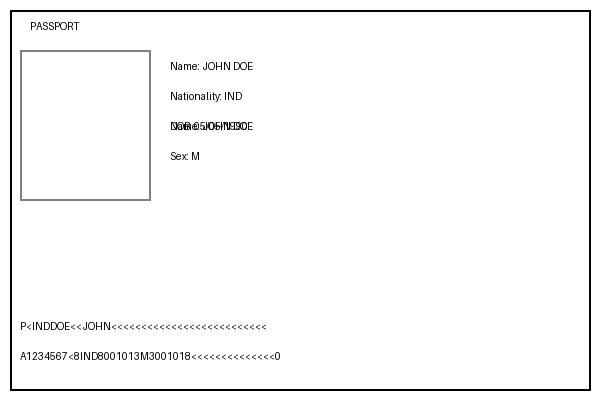
#> input picture Combined_App/sample_inputs/forged_sample.jpg, 600 x 400 px
$ python -i preprocessing.py   (imports and definitions only)
#> lines starting #> are read from the running program, lines starting #| are printed output that depends on the picture
#> further down, picture is the input picture: shape (400, 600, 3); min 0, max 255, mean 248.3
import cv2
import numpy as np

def detect_boundary_and_crop(image):
    """
    Detect document boundary and crop it.
    """
    gray = cv2.cvtColor(image, cv2.COLOR_BGR2GRAY)
    blurred = cv2.GaussianBlur(gray, (5, 5), 0)
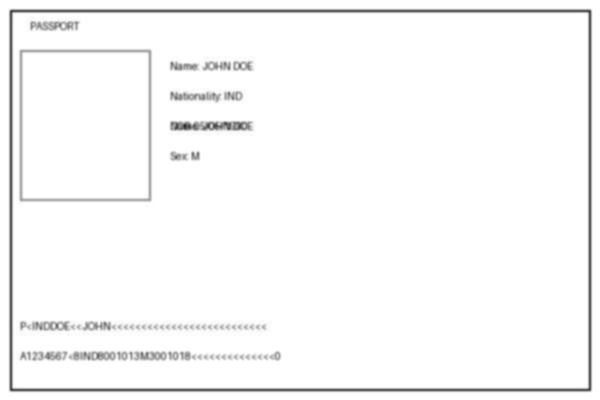
#> blurred: shape (400, 600); min 44, max 255, mean 248.3
    edged = cv2.Canny(blurred, 75, 200)
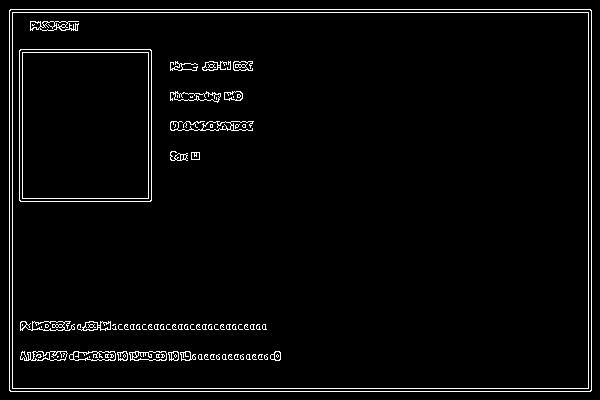
#> edged: shape (400, 600); 3.2% white in thin lines or dots

    contours, _ = cv2.findContours(edged.copy(), cv2.RETR_EXTERNAL, cv2.CHAIN_APPROX_SIMPLE)
#> contours = 1 item

    if not contours:
        return image # return original if no boundary found

    c = max(contours, key=cv2.contourArea)
#> c = [[10, 9], [9, 10], [9, 390], [10, 391], [590, 391], [591, 390], [591, 10], [590, 9]]
    x, y, w, h = cv2.boundingRect(c)
#> x = 9; y = 9; w = 583; h = 383

    # Check if the cropped region is reasonably large, otherwise it's just noise
    if w * h > 0.3 * image.shape[0] * image.shape[1]:
        return image[y:y+h, x:x+w]
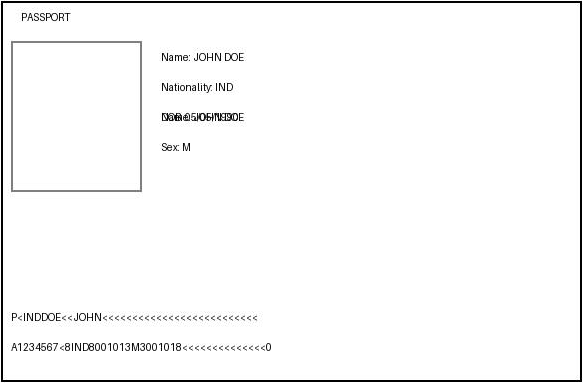
#> returned value: shape (383, 583, 3); min 0, max 255, mean 247.8
    return image

def deskew(image):
    """
    Deskew using Hough line transform.
    """
    gray = cv2.cvtColor(image, cv2.COLOR_BGR2GRAY)
#> gray: shape (383, 583)
    edges = cv2.Canny(gray, 50, 150, apertureSize=3)
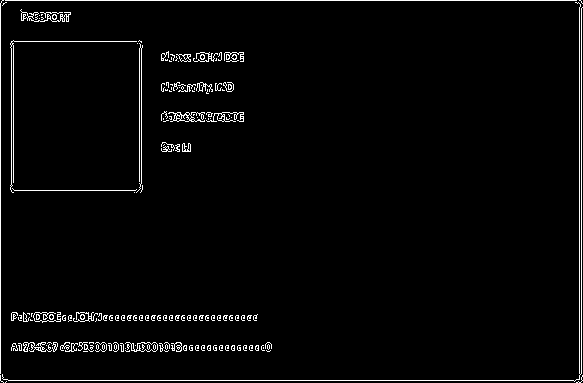
#> edges: shape (383, 583); 2.8% white in thin lines or dots
    lines = cv2.HoughLines(edges, 1, np.pi/180, 200)
#> lines = [[0, 1.57], [380, 1.57], [0, 0], [579, 0], [581, 0]]

    if lines is not None:
        angles = []
        for line in lines:
            rho, theta = line[0]
            angle = np.degrees(theta) - 90
            # we only care about small skews for documents
            if -45 < angle < 45:
                angles.append(angle)
#> this loop made 5 passes
#> (rho, theta, angle) on passes 1 to 5: (0, 1.57, 0), (380, 1.57, 0), (0, 0, -90), (579, 0, -90), (581, 0, -90)
#> after the loop, angles = [0, 0]

        if angles:
            median_angle = np.median(angles)
#> median_angle = 0
            (h, w) = image.shape[:2]
#> h = 383; w = 583
            center = (w // 2, h // 2)
#> center = (291, 191)
            M = cv2.getRotationMatrix2D(center, median_angle, 1.0)
#> M = [[1, 0, 0], [0, 1, 0]]
            rotated = cv2.warpAffine(image, M, (w, h), flags=cv2.INTER_CUBIC, borderMode=cv2.BORDER_REPLICATE)
            return rotated
    return image

def denoise(image):
    """
    Denoise using Bilateral filter.
    """
    return cv2.bilateralFilter(image, 9, 75, 75)

def enhance_contrast(image):
    """
    Contrast enhancement using CLAHE.
    """
    lab = cv2.cvtColor(image, cv2.COLOR_BGR2LAB)
#> lab: shape (383, 583, 3); mean of channels 0, 1, 2 248, 128, 128
    l, a, b = cv2.split(lab)
#> a: shape (383, 583); every value is 128

    clahe = cv2.createCLAHE(clipLimit=2.0, tileGridSize=(8,8))
    cl = clahe.apply(l)

    limg = cv2.merge((cl,a,b))
#> limg: shape (383, 583, 3); mean of channels 0, 1, 2 247.7, 128, 128
    return cv2.cvtColor(limg, cv2.COLOR_LAB2BGR)

def resize_image(image, size=(224, 224)):
    """
    Resize image to input size for CNN.
    """
#> called with size = (224, 224)
    return cv2.resize(image, size)
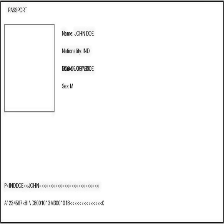
#> returned value: shape (224, 224, 3); mean of channels 0, 1, 2 247.1, 247.1, 247.1; drawn as B, G, R

def preprocess_pipeline(image):
    """
    Run the full preprocessing pipeline.
    """
    cropped = detect_boundary_and_crop(image)
    deskewed = deskew(cropped)
    denoised = denoise(deskewed)
    enhanced = enhance_contrast(denoised)
    final = resize_image(enhanced)

    # Return intermediate steps for visualization as requested in prompt
    return {
        "original": image,
        "cropped": cropped,
        "deskewed": deskewed,
        "denoised": denoised,
        "enhanced": enhanced,
        "final": final
    }

>>> import cv2
>>> picture = cv2.imread('../sample_inputs/forged_sample.jpg')
>>> result = preprocess_pipeline(picture)
#> result = 6 items
